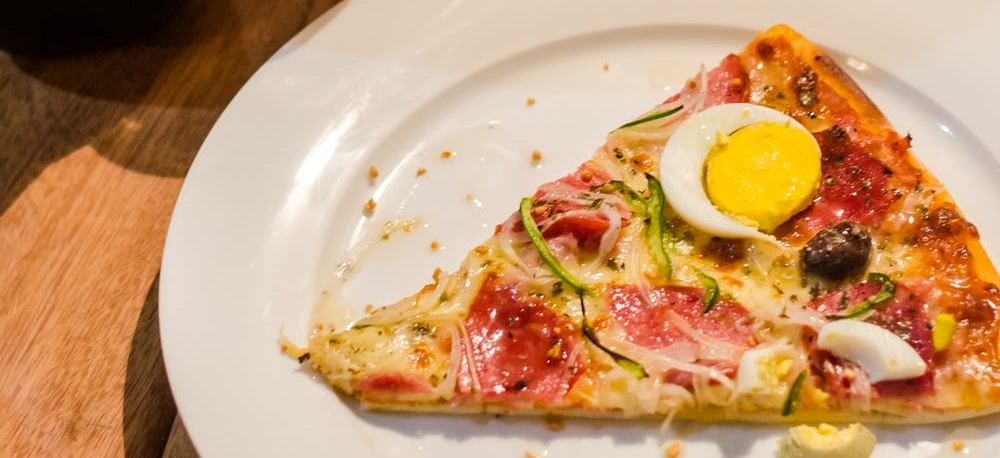
#> input picture pag1/2.jpeg, 1000 x 458 px, given in place of 1.jpeg, which was not available
$ jupyter execute Untitled.ipynb   (shell and % lines are left out)
#> lines starting #> are read from the running program, lines starting #| are printed output that depends on the picture; pictures that were not available may be replaced by others from this repository, and a replacement may not be noted
[cell 1]
import numpy as np

[cell 2]
from PIL import Image

[cell 3]
for i in range(1,6):
    img = Image.open(str(i)+'.jpeg')
#> img is the input picture: PIL image 1000x458 RGB; mean R, G, B 198.1, 152.7, 111.1
    img = img.resize((1000,400))
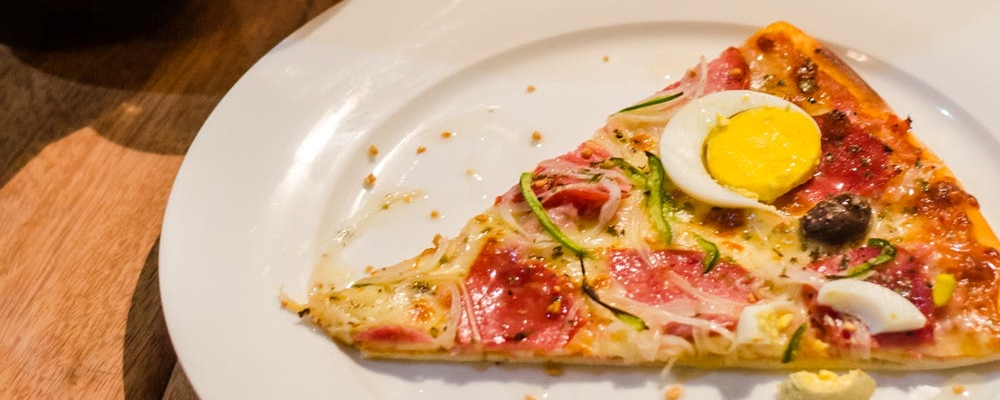
#> img: PIL image 1000x400 RGB; mean R, G, B 198.1, 152.7, 111.1
#> pass 3 of the loop `for i in range(1,6):`:
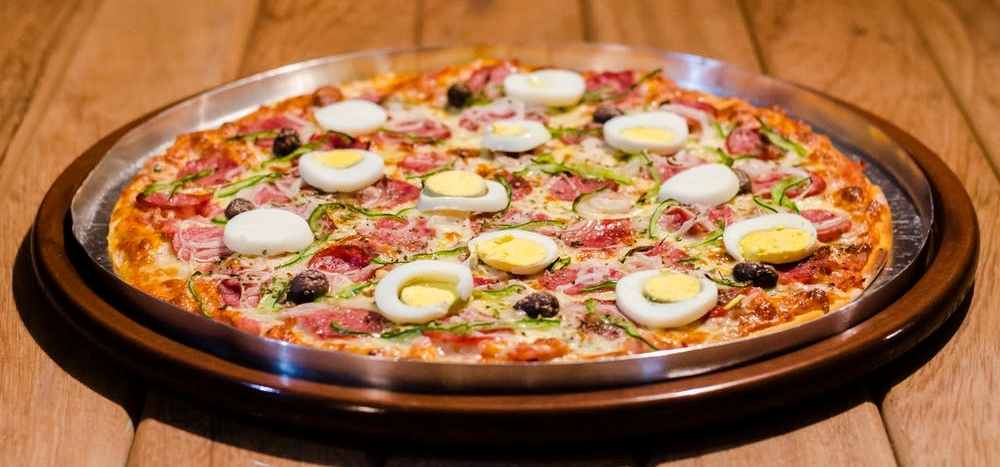
#> input picture pag1/3.jpeg, 1000 x 467 px
#> img is the input picture: PIL image 1000x467 RGB; mean R, G, B 160.2, 108.8, 68.8
#> `img = img.resize((1000,400))`:
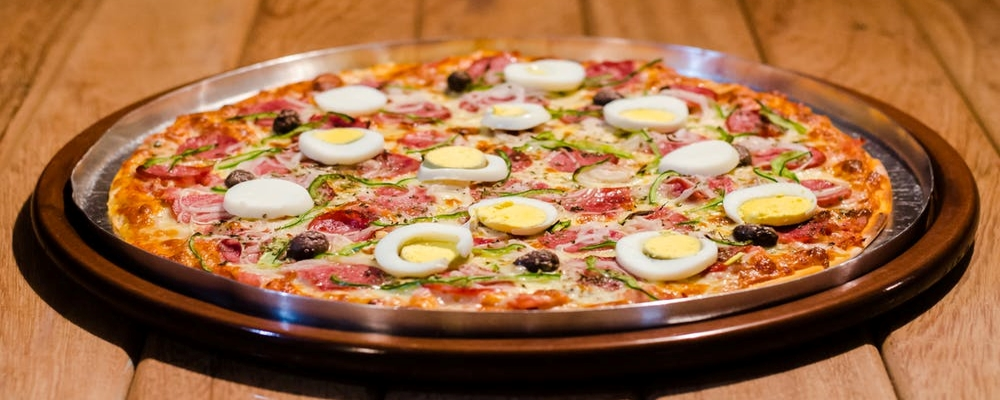
#> img: PIL image 1000x400 RGB; mean R, G, B 160.2, 108.8, 68.9
#> the loop made 5 passes; the first 3 are shown
#     img.save('./1000X400/1.jpeg')
    img.show()

[cell 4]
img
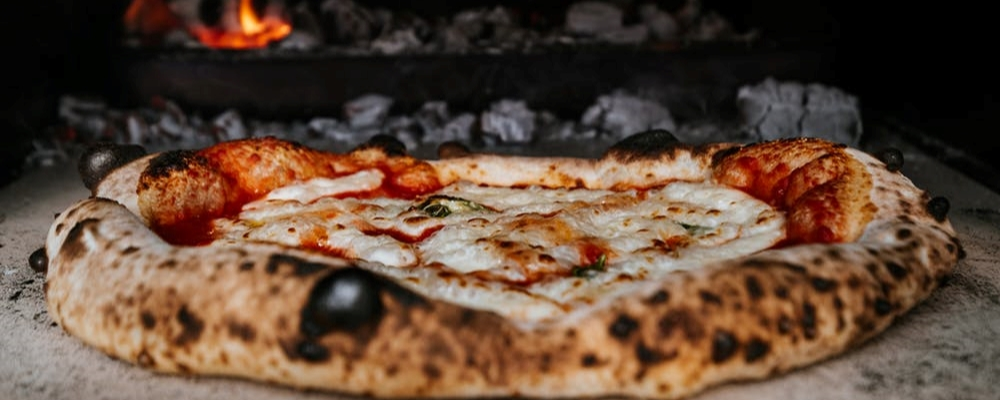
#> Out: PIL image 1000x400 RGB; mean R, G, B 96.1, 71.7, 55.3
